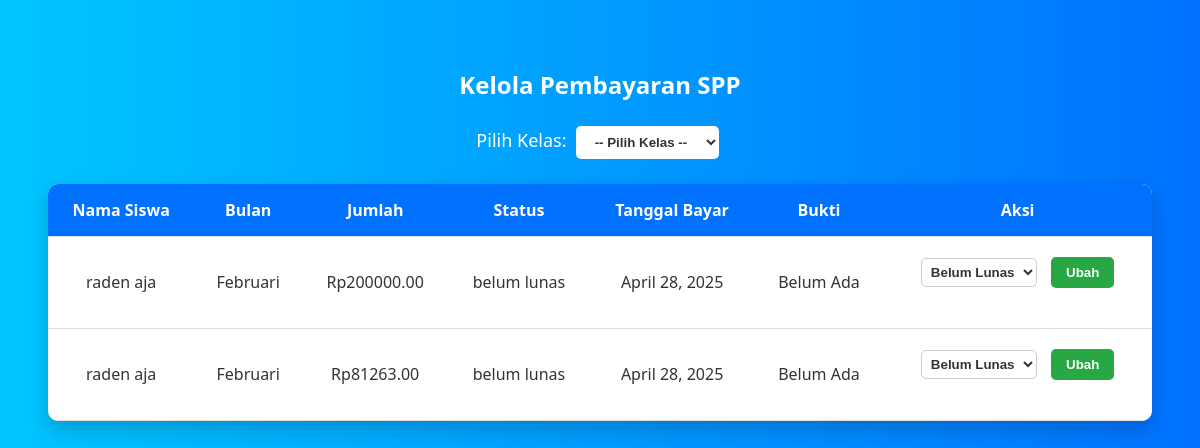
The page /keuangan/dashboard-admin/pembayaran/ (signed in) on the database as committed earlier.
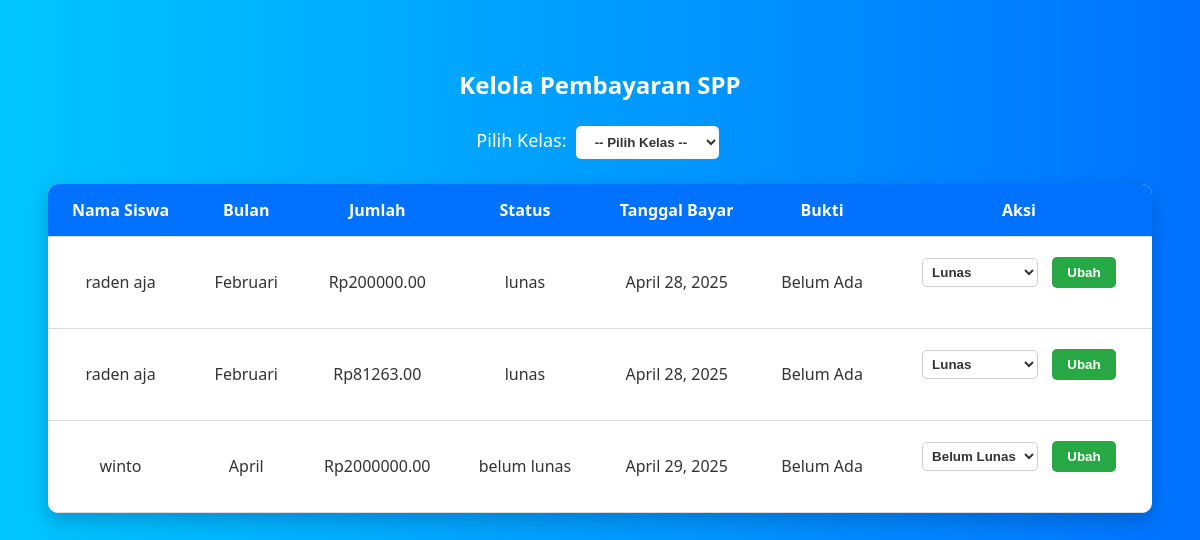
The same page on the database as committed later.
### keuangan/models.py (models this page shows, shortened)
class PembayaranSPP(models.Model):
    BULAN_CHOICES = [
    ('01', 'Januari'),
    ('02', 'Februari'),
    ('03', 'Maret'),
    ('04', 'April'),
    ('05', 'Mei'),
    ('06', 'Juni'),
    ('07', 'Juli'),
    ('08', 'Agustus'),
    ('09', 'September'),
    ('10', 'Oktober'),
    ('11', 'November'),
    ('12', 'Desember'),
]
    STATUS_CHOICES = [
    ('belum lunas', 'Belum Lunas'),
    ('lunas', 'Lunas'),
]
    siswa = models.ForeignKey(Siswa, on_delete=models.CASCADE)
    bulan = models.CharField(max_length=2, choices=BULAN_CHOICES)
    jumlah_bayar = models.DecimalField(max_digits=10, decimal_places=2)
    status_bayar = models.CharField(max_length=20, choices=STATUS_CHOICES, default='belum lunas')
    tanggal_bayar = models.DateField(auto_now_add=True)
    bukti_pembayaran = models.ImageField(upload_to='bukti_pembayaran/', blank=True, null=True)

class Siswa(models.Model):
    user = models.OneToOneField(User, on_delete=models.CASCADE, related_name='keuangan_siswa')
    nama = models.CharField(max_length=100)
    nis = models.CharField(max_length=20, unique=True)
    kelas = models.CharField(max_length=10)

### keuangan/views.py (the view, shortened to what this page needs)
# urls.py: path('dashboard-admin/pembayaran/', views.kelola_pembayaran, name='kelola_pembayaran'),
@login_required
def kelola_pembayaran(request):
    kelas_list = Siswa.objects.values_list('kelas', flat=True).distinct()
    kelas_terpilih = request.GET.get('kelas')
    search_nama = request.GET.get('search_nama')
    pembayaran_list = PembayaranSPP.objects.all()
    if kelas_terpilih:
        pembayaran_list = pembayaran_list.filter(siswa__kelas=kelas_terpilih)
    if search_nama:
        pembayaran_list = pembayaran_list.filter(siswa_nama_icontains=search_nama)
    pembayaran_list = pembayaran_list.order_by('siswa__nama', 'bulan')
    return render(request, 'keuangan/admin/kelola_pembayaran.html', {
        'pembayaran_list': pembayaran_list,
        'kelas_list': kelas_list,
        'kelas_terpilih': kelas_terpilih,
        'search_nama': search_nama,
    })

### keuangan/templates/keuangan/admin/kelola_pembayaran.html (shortened to what this page needs)
<!DOCTYPE html>
<html lang="id">
<head>
</head>
<body>
<h2>Kelola Pembayaran SPP</h2>
<form method="GET">
    <label for="kelas" style="color: white; font-size: 18px;">Pilih Kelas:</label>
    <select name="kelas" id="kelas" onchange="this.form.submit()">
        <option value="">-- Pilih Kelas --</option>
    </select>
</form>
<table>
    <thead>
        <tr>
            <th>Nama Siswa</th>
            <th>Bulan</th>
            <th>Jumlah</th>
            <th>Status</th>
            <th>Tanggal Bayar</th>
            <th>Bukti</th>
            <th>Aksi</th>
        </tr>
    </thead>
    <tbody>
        {% for bayar in pembayaran_list %}
        <tr>
            <td>{{ bayar.siswa.nama }}</td>
            <td>{{ bayar.get_bulan_display }}</td>
            <td>Rp{{ bayar.jumlah_bayar }}</td>
            <td>{{ bayar.status_bayar }}</td>
            <td>{{ bayar.tanggal_bayar|default:"-" }}</td>
            <td>
                {% if bayar.bukti_pembayaran %}
                    <a href="{{ bayar.bukti_pembayaran.url }}" target="_blank">Lihat</a>
                {% else %}
                    Belum Ada
                {% endif %}
            </td>
            <td>
                <form method="POST">
                    <select name="status_baru">
                        <option value="belum lunas" {% if bayar.status_bayar == 'belum lunas' %}selected{% endif %}>Belum Lunas</option>
                        <option value="lunas" {% if bayar.status_bayar == 'lunas' %}selected{% endif %}>Lunas</option>
                    </select>
                    <button type="submit" style="margin-top: 5px;">Ubah</button>
                </form>
            </td>
        </tr>
        {% empty %}
        <tr>
            <td colspan="7" style="text-align: center;">Tidak ada data pembayaran.</td>
        </tr>
        {% endfor %}
    </tbody>
</table>
</body>
</html>

Rows that differ between the two databases and show on the page:
changed PembayaranSPP (number 1 of 3 on the later page): status_bayar "belum lunas" → "lunas"; status_baru "Belum Lunas" → "Lunas"
changed PembayaranSPP (number 2 of 3 on the later page): status_bayar "belum lunas" → "lunas"; status_baru "Belum Lunas" → "Lunas"
added PembayaranSPP: siswa.nama "winto", bulan "April", jumlah_bayar "2000000.00", status_bayar "belum lunas", tanggal_bayar "April 29, 2025", bukti_pembayaran "Belum Ada", status_baru "Belum Lunas"
